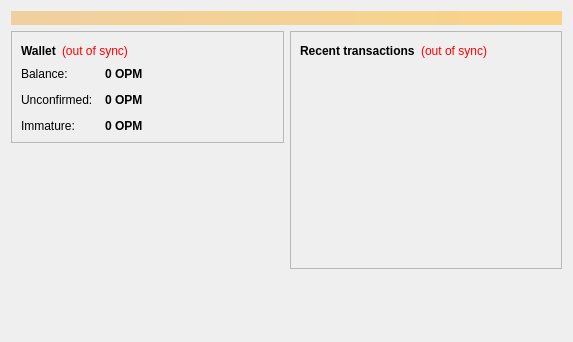
<?xml version="1.0" encoding="UTF-8"?>
<ui version="4.0">
 <class>OverviewPage</class>
 <widget class="QWidget" name="OverviewPage">
  <property name="geometry">
   <rect>
    <x>0</x>
    <y>0</y>
    <width>573</width>
    <height>342</height>
   </rect>
  </property>
  <property name="windowTitle">
   <string>Form</string>
  </property>
  <layout class="QVBoxLayout" name="topLayout">
   <item>
    <widget class="QLabel" name="labelAlerts">
     <property name="visible">
      <bool>false</bool>
     </property>
     <property name="styleSheet">
      <string notr="true">background-color: qlineargradient(x1: 0, y1: 0, x2: 1, y2: 0, stop:0 #F0D0A0, stop:1 #F8D488); color:#000000;</string>
     </property>
     <property name="wordWrap">
      <bool>true</bool>
     </property>
     <property name="margin">
      <number>3</number>
     </property>
    </widget>
   </item>
   <item>
    <layout class="QHBoxLayout" name="horizontalLayout" stretch="1,1">
     <item>
      <layout class="QVBoxLayout" name="verticalLayout_2">
       <item>
        <widget class="QFrame" name="frame">
         <property name="frameShape">
          <enum>QFrame::StyledPanel</enum>
         </property>
         <property name="frameShadow">
          <enum>QFrame::Raised</enum>
         </property>
         <layout class="QVBoxLayout" name="verticalLayout_4">
          <item>
           <layout class="QHBoxLayout" name="horizontalLayout_4">
            <item>
             <widget class="QLabel" name="label_5">
              <property name="font">
               <font>
                <weight>75</weight>
                <bold>true</bold>
               </font>
              </property>
              <property name="text">
               <string>Wallet</string>
              </property>
             </widget>
            </item>
            <item>
             <widget class="QLabel" name="labelWalletStatus">
              <property name="toolTip">
               <string>The displayed information may be out of date. Your wallet automatically synchronizes with the Optimacoin network after a connection is established, but this process has not completed yet.</string>
              </property>
              <property name="styleSheet">
               <string notr="true">QLabel { color: red; }</string>
              </property>
              <property name="text">
               <string notr="true">(out of sync)</string>
              </property>
              <property name="alignment">
               <set>Qt::AlignLeading|Qt::AlignLeft|Qt::AlignVCenter</set>
              </property>
             </widget>
            </item>
            <item>
             <spacer name="horizontalSpacer_2">
              <property name="orientation">
               <enum>Qt::Horizontal</enum>
              </property>
              <property name="sizeHint" stdset="0">
               <size>
                <width>40</width>
                <height>20</height>
               </size>
              </property>
             </spacer>
            </item>
           </layout>
          </item>
          <item>
           <layout class="QFormLayout" name="formLayout_2">
            <property name="fieldGrowthPolicy">
             <enum>QFormLayout::AllNonFixedFieldsGrow</enum>
            </property>
            <property name="horizontalSpacing">
             <number>12</number>
            </property>
            <property name="verticalSpacing">
             <number>12</number>
            </property>
            <item row="0" column="0">
             <widget class="QLabel" name="label">
              <property name="text">
               <string>Balance:</string>
              </property>
             </widget>
            </item>
            <item row="0" column="1">
             <widget class="QLabel" name="labelBalance">
              <property name="font">
               <font>
                <weight>75</weight>
                <bold>true</bold>
               </font>
              </property>
              <property name="cursor">
               <cursorShape>IBeamCursor</cursorShape>
              </property>
              <property name="toolTip">
               <string>Your current balance</string>
              </property>
              <property name="text">
               <string notr="true">0 OPM</string>
              </property>
              <property name="textInteractionFlags">
               <set>Qt::LinksAccessibleByMouse|Qt::TextSelectableByKeyboard|Qt::TextSelectableByMouse</set>
              </property>
             </widget>
            </item>
            <item row="1" column="0">
             <widget class="QLabel" name="label_3">
              <property name="text">
               <string>Unconfirmed:</string>
              </property>
             </widget>
            </item>
            <item row="1" column="1">
             <widget class="QLabel" name="labelUnconfirmed">
              <property name="font">
               <font>
                <weight>75</weight>
                <bold>true</bold>
               </font>
              </property>
              <property name="cursor">
               <cursorShape>IBeamCursor</cursorShape>
              </property>
              <property name="toolTip">
               <string>Total of transactions that have yet to be confirmed, and do not yet count toward the current balance</string>
              </property>
              <property name="text">
               <string notr="true">0 OPM</string>
              </property>
              <property name="textInteractionFlags">
               <set>Qt::LinksAccessibleByMouse|Qt::TextSelectableByKeyboard|Qt::TextSelectableByMouse</set>
              </property>
             </widget>
            </item>
            <item row="2" column="0">
             <widget class="QLabel" name="labelImmatureText">
              <property name="text">
               <string>Immature:</string>
              </property>
             </widget>
            </item>
            <item row="2" column="1">
             <widget class="QLabel" name="labelImmature">
              <property name="font">
               <font>
                <weight>75</weight>
                <bold>true</bold>
               </font>
              </property>
              <property name="toolTip">
               <string>Mined balance that has not yet matured</string>
              </property>
              <property name="text">
               <string notr="true">0 OPM</string>
              </property>
              <property name="textInteractionFlags">
               <set>Qt::LinksAccessibleByMouse|Qt::TextSelectableByKeyboard|Qt::TextSelectableByMouse</set>
              </property>
             </widget>
            </item>
           </layout>
          </item>
         </layout>
        </widget>
       </item>
       <item>
        <spacer name="verticalSpacer">
         <property name="orientation">
          <enum>Qt::Vertical</enum>
         </property>
         <property name="sizeHint" stdset="0">
          <size>
           <width>20</width>
           <height>40</height>
          </size>
         </property>
        </spacer>
       </item>
      </layout>
     </item>
     <item>
      <layout class="QVBoxLayout" name="verticalLayout_3">
       <item>
        <widget class="QFrame" name="frame_2">
         <property name="frameShape">
          <enum>QFrame::StyledPanel</enum>
         </property>
         <property name="frameShadow">
          <enum>QFrame::Raised</enum>
         </property>
         <layout class="QVBoxLayout" name="verticalLayout">
          <item>
           <layout class="QHBoxLayout" name="horizontalLayout_2">
            <item>
             <widget class="QLabel" name="label_4">
              <property name="text">
               <string>&lt;b&gt;Recent transactions&lt;/b&gt;</string>
              </property>
             </widget>
            </item>
            <item>
             <widget class="QLabel" name="labelTransactionsStatus">
              <property name="toolTip">
               <string>The displayed information may be out of date. Your wallet automatically synchronizes with the Optimacoin network after a connection is established, but this process has not completed yet.</string>
              </property>
              <property name="styleSheet">
               <string notr="true">QLabel { color: red; }</string>
              </property>
              <property name="text">
               <string notr="true">(out of sync)</string>
              </property>
              <property name="alignment">
               <set>Qt::AlignRight|Qt::AlignTrailing|Qt::AlignVCenter</set>
              </property>
             </widget>
            </item>
            <item>
             <spacer name="horizontalSpacer">
              <property name="orientation">
               <enum>Qt::Horizontal</enum>
              </property>
              <property name="sizeHint" stdset="0">
               <size>
                <width>40</width>
                <height>20</height>
               </size>
              </property>
             </spacer>
            </item>
           </layout>
          </item>
          <item>
           <widget class="QListView" name="listTransactions">
            <property name="styleSheet">
             <string notr="true">QListView { background: transparent; }</string>
            </property>
            <property name="frameShape">
             <enum>QFrame::NoFrame</enum>
            </property>
            <property name="verticalScrollBarPolicy">
             <enum>Qt::ScrollBarAlwaysOff</enum>
            </property>
            <property name="horizontalScrollBarPolicy">
             <enum>Qt::ScrollBarAlwaysOff</enum>
            </property>
            <property name="selectionMode">
             <enum>QAbstractItemView::NoSelection</enum>
            </property>
           </widget>
          </item>
         </layout>
        </widget>
       </item>
       <item>
        <spacer name="verticalSpacer_2">
         <property name="orientation">
          <enum>Qt::Vertical</enum>
         </property>
         <property name="sizeHint" stdset="0">
          <size>
           <width>20</width>
           <height>40</height>
          </size>
         </property>
        </spacer>
       </item>
      </layout>
     </item>
    </layout>
   </item>
  </layout>
 </widget>
 <resources/>
 <connections/>
</ui>
